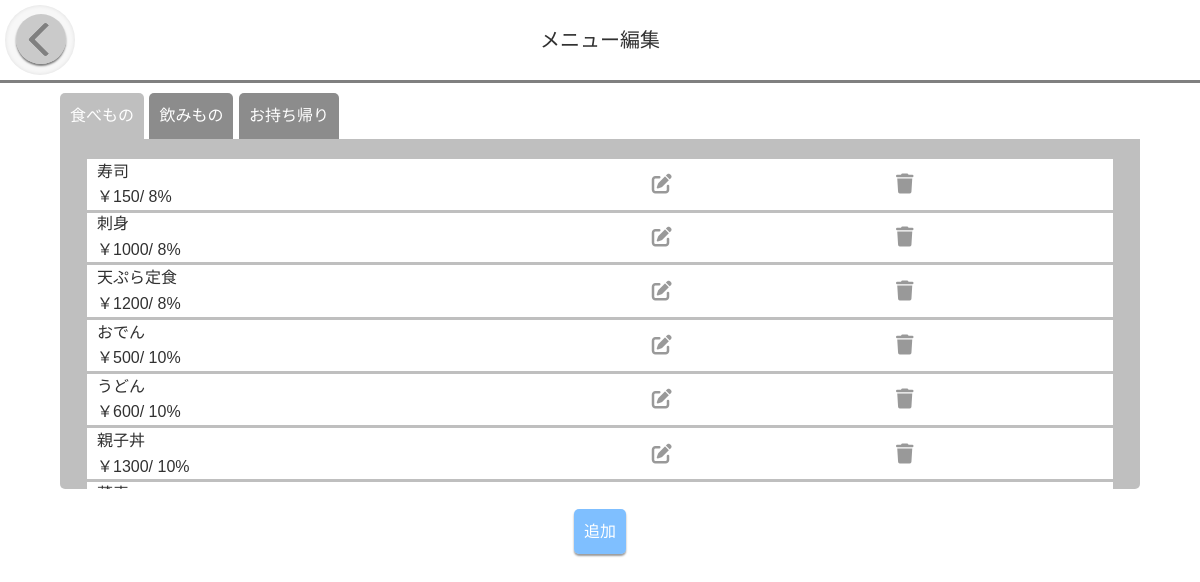
The page /ordering/change_menu/ on the database its author committed.
### ordering/models.py (models this page shows, shortened)
class Product(models.Model):
    category_id = models.PositiveIntegerField()
    tax = models.BooleanField(default=True)
    price = models.PositiveIntegerField()
    name = models.CharField(max_length=30)

### ordering/views.py (the view)
# urls.py: path('change_menu/', ChangeMenuView.as_view(), name='change_menu'),
class ChangeMenuView(ListView):
    model = Product
    template_name = 'ordering/change_menu.html'
    def get_context_data(self, **kwargs):
        context = super().get_context_data(**kwargs)
        context['category_list'] = category_list
        context['object_list'] = Product.objects.all()
        context['tax'] = ['8%', '10%']
        return context

### ordering/templates/ordering/change_menu.html (shortened to what this page needs)
{% extends "base.html" %}
{% block main %}
<div class="container">
    <nav class="nav">
		<a href="{% url 'ordering:home' %}" class="btn-back"><div></div></a>
      	<div>メニュー編集</div>
    </nav>
<div class="tab_wrap">
	<div class="tab_area">
		{% for key, value in category_list.items %}
		<label class="tab{{ key }}_label" for="tab{{ key }}">{{ value }}</label>
		{% endfor%}
	</div>
	<div class="panel_area edit">
		{% for key, value in category_list.items %}
		<div id="panel{{ key }}" class="tab_panel">
			<table class="table">
			<tbody>
			{% for product in object_list %}
			<tr>
			{% if product.category_id == key %}
			 	  <td>{{ product.name }}<br>
				  ￥{{ product.price }}/
			      {% if product.tax %}
			      {{ tax.0 }}
			      {% else %}
			      {{ tax.1 }}
			      {% endif %}
			      </td>
			      <td><a href="{% url 'ordering:edit_menu' product.id %}">
					  <i class="fa-solid fa-pen-to-square"></i>
				  </td>
			      <td><a href="{% url 'ordering:delete_menu' product.id %}">
					  <i class="fa-solid fa-trash"></i>
					  </a>
				  </td>
			{% endif %}
			</tr>
			{% endfor %}
			</tbody>
			</table>
		</div>
		{% endfor %}
	</div>
	<a href="{% url 'ordering:add_menu' %}" class="btn">追加</a>
</div>
{% endblock %}

### templates/base.html (shortened to what this page needs)
{% load static %}
<!doctype html>
<html lang="ja">
<head>
	<link rel="stylesheet" href="{% static '/css/style.css' %}">
	<link rel="stylesheet" href="https://use.fontawesome.com/releases/v6.5.1/css/all.css">
</head>
<body>
	{% block main %}{% endblock %}
</body>
</html>

### static/css/style.css (style rules this page uses)
* { box-sizing: border-box; }
body { font: 16px/1.6 "Noto Sans JP","Hiragino Kaku Gothic Pro","Osaka","メイリオ","ＭＳ Ｐゴシック","MS PGothic",Verdana,Arial,sans-serif; margin:0; color: #313131; background-color: #fff }
table { border-collapse: collapse; }
th, td { height: 50px; text-align: left; padding: 0 10px; background: rgb(255, 255, 255); }
.btn { display: inline-block; text-decoration: none; width: auto; padding: 10px 10px; margin: 10px; background: rgba(0, 128, 255, 0.5); color: #FFF; text-align: center; border: none; box-shadow: 0 2px 2px rgba(0, 0, 0, 0.4); border-radius: 5px; }
.btn-manage, .btn-back { display: inline-block; position: relative; text-decoration: none; color: rgba(3, 169, 244, 0.54); width: 70px; height: 70px; margin: 5px; border-radius: 50%; text-align: center; background: #f7f7f7; box-shadow: inset 0 0 4px rgba(0, 0, 0, 0.1); }
.btn-back div { display: inline-block; position: absolute; left: 8px; top: 9px; width: 50px; height: 50px; }
.btn-back div::before { content: ""; position: absolute; margin: auto; top: 0; bottom: 0; left: 3px; width: 50px; height: 50px; border-radius: 50%; background: rgba(192, 192, 192, 0.8); box-shadow: 0 2px 2px rgba(0, 0, 0, 0.5); }
.btn-back div::after { content: ""; position: absolute; margin: auto; top: 0; bottom: 0; left: 20px; width: 20px; height: 20px; border-top: 5px solid rgb(128, 128, 128); border-right: 5px solid rgb(128, 128, 128); border-radius: 3px; transform: rotate(-135deg); }
.table { width: 95%; margin: 10px auto; text-align: center; }
nav { position: relative; border-bottom: 3px rgb(128, 128, 128) solid ; }
nav .btn-back { position: absolute; }
nav div { height: 80px; line-height: 80px; font-size: 20px; text-align: center; }
.tab_wrap { width: 90%; margin: 10px auto; text-align: center; }
.tab_area { white-space: nowrap; overflow-x: scroll; -ms-overflow-style: none; scrollbar-width: none; text-align: left; }
.tab_area label { display: inline-block; margin-right: 1px; padding: 10px; color: #fff; background: rgba(128, 128, 128, 0.9); border-radius: 5px 5px 0 0; text-align: center; transition: ease 0.2s; }
.panel_area { height: 350px; background:rgba(128, 128, 128, 0.5); border-radius: 0 0 5px 5px; overflow-y: scroll; -ms-overflow-style: none; scrollbar-width: none; }
.panel_area table td:nth-of-type(2) { min-width: 150px; }
.panel_area table td { border-bottom: 3px solid rgba(128, 128, 128, 0.5); }
.tab_panel { display:none; width:100%; padding: 10px 0; }
#tab1:checked ~ .tab_area .tab1_label { background: rgba(128, 128, 128, 0.5); color:#fff; }
#tab1:checked ~ .panel_area #panel1 { display:block; }
.tab_wrap .btn { padding: 10px; margin: 20px; }
.edit table td:nth-of-type(2) { min-width: 0; }
.fa-trash, .fa-pen-to-square { color: rgba(128, 128, 128, 0.8); font-size: 20px; padding: 5px; }

### rows shown on the page
Product: name "寿司", price "150", tax "8%"
Product: name "刺身", price "1000", tax "8%"
Product: name "天ぷら定食", price "1200", tax "8%"
Product: name "おでん", price "500", tax "10%"
Product: name "うどん", price "600", tax "10%"
Product: name "親子丼", price "1300", tax "10%"

### other values the page prints
{{ value }} "食べもの" "飲みもの" "お持ち帰り"
